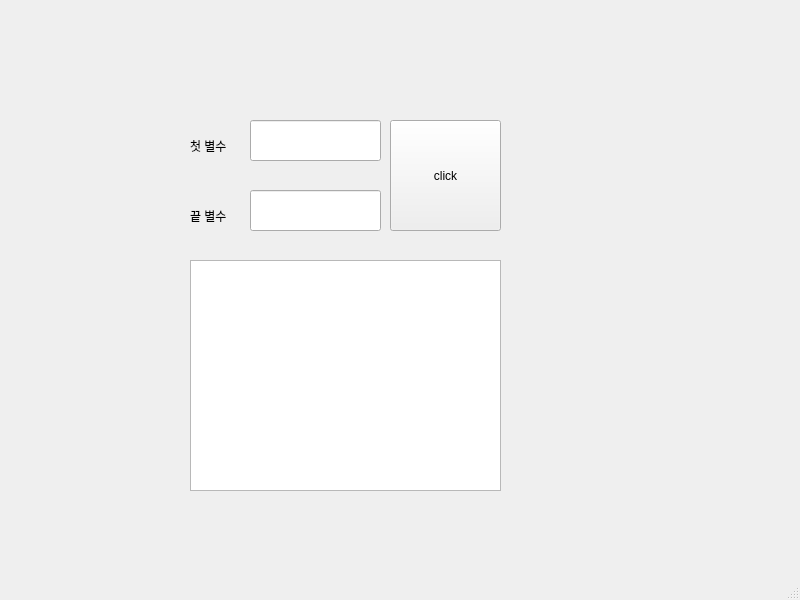
<?xml version="1.0" encoding="UTF-8"?>
<ui version="4.0">
 <class>MainWindow</class>
 <widget class="QMainWindow" name="MainWindow">
  <property name="geometry">
   <rect>
    <x>0</x>
    <y>0</y>
    <width>800</width>
    <height>600</height>
   </rect>
  </property>
  <property name="windowTitle">
   <string>MainWindow</string>
  </property>
  <widget class="QWidget" name="centralwidget">
   <widget class="QPushButton" name="pb">
    <property name="geometry">
     <rect>
      <x>390</x>
      <y>120</y>
      <width>111</width>
      <height>111</height>
     </rect>
    </property>
    <property name="text">
     <string>click</string>
    </property>
   </widget>
   <widget class="QLabel" name="lbl_first">
    <property name="geometry">
     <rect>
      <x>190</x>
      <y>110</y>
      <width>71</width>
      <height>71</height>
     </rect>
    </property>
    <property name="text">
     <string>첫 별수</string>
    </property>
   </widget>
   <widget class="QLabel" name="lbl_last">
    <property name="geometry">
     <rect>
      <x>190</x>
      <y>180</y>
      <width>71</width>
      <height>71</height>
     </rect>
    </property>
    <property name="text">
     <string>끝 별수</string>
    </property>
   </widget>
   <widget class="QLineEdit" name="le_first">
    <property name="geometry">
     <rect>
      <x>250</x>
      <y>120</y>
      <width>131</width>
      <height>41</height>
     </rect>
    </property>
   </widget>
   <widget class="QLineEdit" name="le_last">
    <property name="geometry">
     <rect>
      <x>250</x>
      <y>190</y>
      <width>131</width>
      <height>41</height>
     </rect>
    </property>
   </widget>
   <widget class="QTextEdit" name="te">
    <property name="geometry">
     <rect>
      <x>190</x>
      <y>260</y>
      <width>311</width>
      <height>231</height>
     </rect>
    </property>
   </widget>
  </widget>
  <widget class="QMenuBar" name="menubar">
   <property name="geometry">
    <rect>
     <x>0</x>
     <y>0</y>
     <width>800</width>
     <height>21</height>
    </rect>
   </property>
  </widget>
  <widget class="QStatusBar" name="statusbar"/>
 </widget>
 <resources/>
 <connections/>
</ui>
